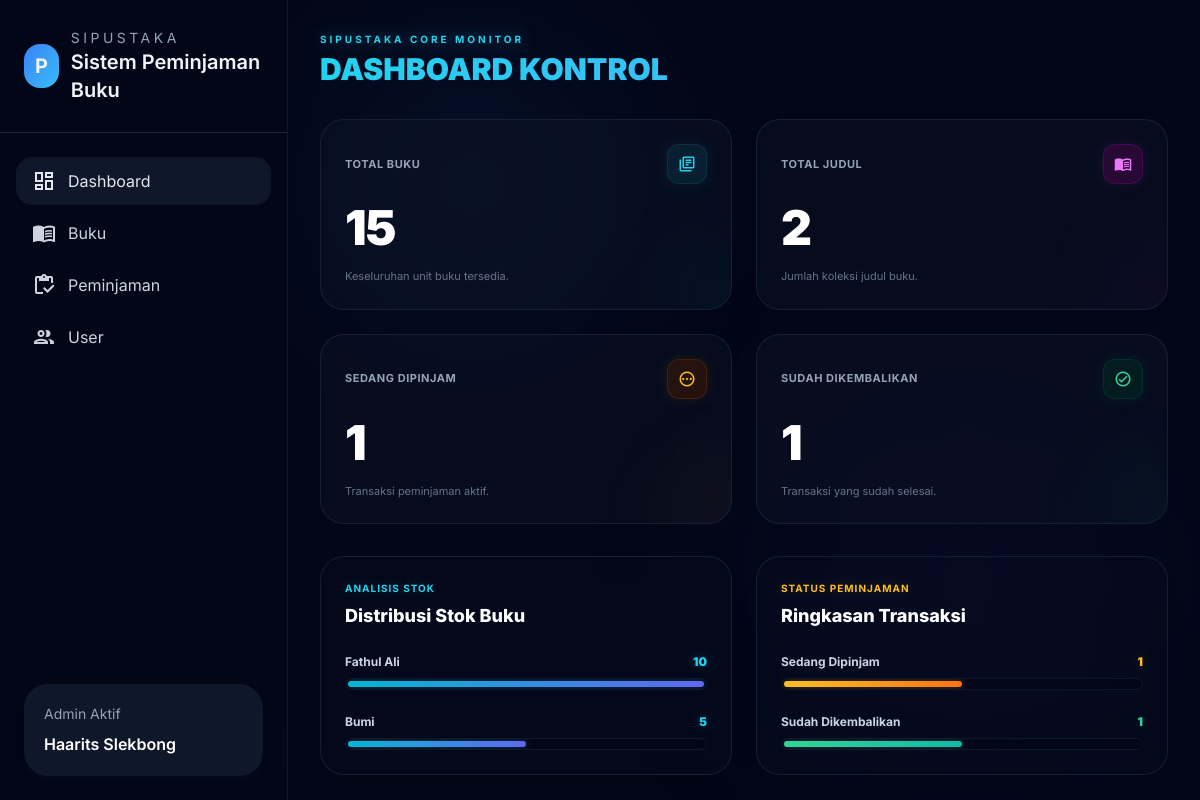
The page / on the database its author committed.
### perpustakaan/models.py (models this page shows, shortened)
class Buku(models.Model):
    judul = models.CharField(max_length=255)
    pengarang = models.CharField(max_length=150, blank=True)
    kategori = models.CharField(max_length=100, blank=True)
    penerbit = models.CharField(max_length=150, blank=True)
    tahun = models.PositiveIntegerField(null=True, blank=True)
    rak = models.CharField(max_length=50, blank=True)
    stok = models.PositiveIntegerField(default=0)
    isbn = models.CharField(max_length=20, blank=True)
    deskripsi = models.TextField(blank=True)

### perpustakaan/views.py (the view)
# urls.py: path('', views.dashboard, name='dashboard'),
def dashboard(request):
    from django.db.models import Sum
    total_buku = Buku.objects.aggregate(total=Sum('stok'))['total'] or 0
    total_judul = Buku.objects.count()
    sedang_dipinjam = Peminjaman.objects.filter(status='Dipinjam').count()
    sudah_dikembalikan = Peminjaman.objects.filter(status='Dikembalikan').count()
    buku_list = Buku.objects.all().order_by('-stok')
    max_stok = max([b.stok for b in buku_list] or [10])
    max_val = max(10, max_stok)
    for b in buku_list:
        b.persen_stok = (b.stok / max_val) * 100
    total_peminjaman = sedang_dipinjam + sudah_dikembalikan
    persen_dipinjam = (sedang_dipinjam / total_peminjaman * 100) if total_peminjaman > 0 else 0
    persen_dikembalikan = (sudah_dikembalikan / total_peminjaman * 100) if total_peminjaman > 0 else 0
    return render(request, 'dashboard.html', {
        'total_buku': total_buku,
        'total_judul': total_judul,
        'sedang_dipinjam': sedang_dipinjam,
        'sudah_dikembalikan': sudah_dikembalikan,
        'buku_list': buku_list,
        'persen_dipinjam': persen_dipinjam,
        'persen_dikembalikan': persen_dikembalikan,
    })

### perpustakaan/templates/dashboard.html (shortened to what this page needs)
{% extends 'nav.html' %} {% block title %} Dashboard Monitor - Sistem Peminjaman Buku SIPUSTAKA {% endblock %} {% block content %}
<div class="w-full min-h-full bg-slate-950 text-slate-100 p-6 md:p-8 overflow-y-auto relative">
  <div class="absolute top-10 left-10 w-72 h-72 bg-brand-500/10 rounded-full blur-[100px] pointer-events-none"></div>
  <div class="absolute bottom-10 right-10 w-96 h-96 bg-indigo-500/5 rounded-full blur-[120px] pointer-events-none"></div>
  <div class="flex flex-col gap-1 mb-8 relative z-10">
    <p class="text-[10px] uppercase tracking-[0.3em] text-cyan-400 font-bold drop-shadow-[0_0_8px_rgba(34,211,238,0.5)]">
      SIPUSTAKA CORE MONITOR
    </p>
    <h1 class="text-3xl font-black bg-gradient-to-r from-cyan-400 via-sky-400 to-indigo-500 bg-clip-text text-transparent">
    </h1>
  </div>
  <div class="grid gap-6 sm:grid-cols-2 xl:grid-cols-4 relative z-10">
    <article
      class="rounded-3xl bg-slate-900/40 border border-slate-800/70 hover:border-cyan-500/50 hover:shadow-[0_0_25px_rgba(6,182,212,0.15)] p-6 transition-all duration-300 transform hover:-translate-y-1.5 relative overflow-hidden group"
    >
      <div class="absolute -right-8 -bottom-8 w-24 h-24 bg-cyan-500/5 rounded-full blur-2xl group-hover:bg-cyan-500/10 transition-all duration-500"></div>
      <div class="flex items-center justify-between mb-5">
        <p class="font-bold text-slate-400 text-[11px] uppercase tracking-wider">Total Buku</p>
        <div class="w-10 h-10 rounded-xl bg-cyan-950/50 border border-cyan-800/30 flex items-center justify-center text-cyan-400 shadow-[0_0_15px_rgba(6,182,212,0.1)] group-hover:shadow-[0_0_20px_rgba(6,182,212,0.3)] transition-all">
          <span class="material-icons-outlined text-lg">library_books</span>
        </div>
      </div>
      <div>
        <p id="stat-total-books" class="text-5xl font-black text-white tracking-tight leading-none">
          {{ total_buku }}
        </p>
        <p class="mt-4 text-[11px] text-slate-500">Keseluruhan unit buku tersedia.</p>
      </div>
    </article>
    <article
      class="rounded-3xl bg-slate-900/40 border border-slate-800/70 hover:border-fuchsia-500/50 hover:shadow-[0_0_25px_rgba(217,70,239,0.15)] p-6 transition-all duration-300 transform hover:-translate-y-1.5 relative overflow-hidden group"
    >
      <div class="absolute -right-8 -bottom-8 w-24 h-24 bg-fuchsia-500/5 rounded-full blur-2xl group-hover:bg-fuchsia-500/10 transition-all duration-500"></div>
      <div class="flex items-center justify-between mb-5">
        <p class="font-bold text-slate-400 text-[11px] uppercase tracking-wider">Total Judul</p>
        <div class="w-10 h-10 rounded-xl bg-fuchsia-950/50 border border-fuchsia-800/30 flex items-center justify-center text-fuchsia-400 shadow-[0_0_15px_rgba(217,70,239,0.1)] group-hover:shadow-[0_0_20px_rgba(217,70,239,0.3)] transition-all">
          <span class="material-icons-outlined text-lg">menu_book</span>
        </div>
      </div>
      <div>
        <p class="text-5xl font-black text-white tracking-tight leading-none">
          {{ total_judul }}
        </p>
        <p class="mt-4 text-[11px] text-slate-500">Jumlah koleksi judul buku.</p>
      </div>
    </article>
    <article
      class="rounded-3xl bg-slate-900/40 border border-slate-800/70 hover:border-amber-500/50 hover:shadow-[0_0_25px_rgba(245,158,11,0.15)] p-6 transition-all duration-300 transform hover:-translate-y-1.5 relative overflow-hidden group"
    >
      <div class="absolute -right-8 -bottom-8 w-24 h-24 bg-amber-500/5 rounded-full blur-2xl group-hover:bg-amber-500/10 transition-all duration-500"></div>
      <div class="flex items-center justify-between mb-5">
        <p class="font-bold text-slate-400 text-[11px] uppercase tracking-wider">Sedang Dipinjam</p>
        <div class="w-10 h-10 rounded-xl bg-amber-950/50 border border-amber-800/30 flex items-center justify-center text-amber-400 shadow-[0_0_15px_rgba(245,158,11,0.1)] group-hover:shadow-[0_0_20px_rgba(245,158,11,0.3)] transition-all">
          <span class="material-icons-outlined text-lg">pending</span>
        </div>
      </div>
      <div>
        <p class="text-5xl font-black text-white tracking-tight leading-none">
          {{ sedang_dipinjam }}
        </p>
        <p class="mt-4 text-[11px] text-slate-500">Transaksi peminjaman aktif.</p>
      </div>
    </article>
    <article
      class="rounded-3xl bg-slate-900/40 border border-slate-800/70 hover:border-emerald-500/50 hover:shadow-[0_0_25px_rgba(16,185,129,0.15)] p-6 transition-all duration-300 transform hover:-translate-y-1.5 relative overflow-hidden group"
    >
      <div class="absolute -right-8 -bottom-8 w-24 h-24 bg-emerald-500/5 rounded-full blur-2xl group-hover:bg-emerald-500/10 transition-all duration-500"></div>
      <div class="flex items-center justify-between mb-5">
        <p class="font-bold text-slate-400 text-[11px] uppercase tracking-wider">Sudah Dikembalikan</p>
        <div class="w-10 h-10 rounded-xl bg-emerald-950/50 border border-emerald-800/30 flex items-center justify-center text-emerald-400 shadow-[0_0_15px_rgba(16,185,129,0.1)] group-hover:shadow-[0_0_20px_rgba(16,185,129,0.3)] transition-all">
          <span class="material-icons-outlined text-lg">check_circle</span>
        </div>
      </div>
      <div>
        <p class="text-5xl font-black text-white tracking-tight leading-none">
          {{ sudah_dikembalikan }}
        </p>
        <p class="mt-4 text-[11px] text-slate-500">Transaksi yang sudah selesai.</p>
      </div>
    </article>
  </div>
  <div class="grid gap-6 md:grid-cols-2 mt-8 relative z-10">
    <section
      class="rounded-3xl bg-slate-900/20 border border-slate-800/70 p-6 backdrop-blur-md shadow-xl"
    >
      <p class="text-[10px] font-bold text-cyan-400 uppercase tracking-widest mb-1.5 drop-shadow-[0_0_6px_rgba(34,211,238,0.2)]">
        Analisis Stok
      </p>
      <h3 class="text-lg font-extrabold text-white mb-6">Distribusi Stok Buku</h3>
      <div class="space-y-6">
        {% for buku in buku_list %}
        <div class="group/bar">
          <div class="flex justify-between items-center mb-2">
            <span class="font-bold text-slate-300 text-xs transition-colors group-hover/bar:text-white">{{ buku.judul }}</span>
            <span class="font-black text-cyan-400 text-xs drop-shadow-[0_0_6px_rgba(34,211,238,0.3)]">{{ buku.stok }}</span>
          </div>
          <div class="w-full bg-slate-950/60 border border-slate-900 rounded-full h-3 p-[2px] overflow-hidden">
            <div
              class="bg-gradient-to-r from-cyan-500 to-indigo-500 h-full rounded-full transition-all duration-700 shadow-[0_0_10px_rgba(6,182,212,0.4)]"
              style="width: {{ buku.persen_stok }}%"
            ></div>
          </div>
        </div>
        {% empty %}
        <p class="text-slate-500 text-center py-8 text-xs">Belum ada data buku.</p>
        {% endfor %}
      </div>
    </section>
    <section
      class="rounded-3xl bg-slate-900/20 border border-slate-800/70 p-6 backdrop-blur-md shadow-xl"
    >
      <p class="text-[10px] font-bold text-amber-400 uppercase tracking-widest mb-1.5 drop-shadow-[0_0_6px_rgba(245,158,11,0.2)]">
        Status Peminjaman
      </p>
      <h3 class="text-lg font-extrabold text-white mb-6">Ringkasan Transaksi</h3>
      <div class="space-y-6">
        <div class="group/bar">
          <div class="flex justify-between items-center mb-2">
            <span class="font-bold text-slate-300 text-xs transition-colors group-hover/bar:text-white">Sedang Dipinjam</span>
            <span class="font-black text-amber-400 text-xs drop-shadow-[0_0_6px_rgba(245,158,11,0.3)]">{{ sedang_dipinjam }}</span>
          </div>
          <div class="w-full bg-slate-950/60 border border-slate-900 rounded-full h-3 p-[2px] overflow-hidden">
            <div
              class="bg-gradient-to-r from-amber-400 to-orange-500 h-full rounded-full transition-all duration-700 shadow-[0_0_10px_rgba(245,158,11,0.4)]"
              style="width: {{ persen_dipinjam }}%"
            ></div>
          </div>
        </div>
        <div class="group/bar">
          <div class="flex justify-between items-center mb-2">
            <span class="font-bold text-slate-300 text-xs transition-colors group-hover/bar:text-white">Sudah Dikembalikan</span>
            <span class="font-black text-emerald-400 text-xs drop-shadow-[0_0_6px_rgba(16,185,129,0.3)]">{{ sudah_dikembalikan }}</span>
          </div>
          <div class="w-full bg-slate-950/60 border border-slate-900 rounded-full h-3 p-[2px] overflow-hidden">
            <div
              class="bg-gradient-to-r from-emerald-400 to-teal-500 h-full rounded-full transition-all duration-700 shadow-[0_0_10px_rgba(16,185,129,0.4)]"
              style="width: {{ persen_dikembalikan }}%"
            ></div>
          </div>
        </div>
      </div>
    </section>
  </div>
</div>
{% endblock %}

### perpustakaan/templates/nav.html (style rules this page uses)
body { font-family: Inter, ui-sans-serif, system-ui, -apple-system, BlinkMacSystemFont, "Segoe UI", sans-serif; }

### perpustakaan/templates/dashboard.html (style rules this page uses)
body { background-color: #020617 !important; }

### rows shown on the page
Buku: judul "Fathul Ali", stok "10", {{ buku.persen_stok }} 100.0 (drawn)
Buku: judul "Bumi", stok "5", {{ buku.persen_stok }} 50.0 (drawn)

### other values the page prints
{{ total_buku }} "15"
{{ total_judul }} "2"
{{ sedang_dipinjam }} "1"
{{ sudah_dikembalikan }} "1"
